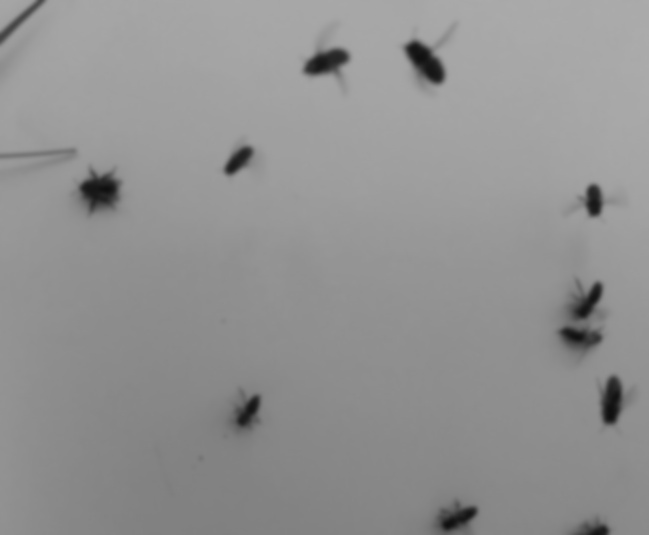
#> input picture inf250/assignment3/bie_threshold.jpg, 649 x 535 px
$ python threshold.py
#> lines starting #> are read from the running program, lines starting #| are printed output that depends on the picture; after the words box and inside, x2 and y2 are one past the last pixel; in counts of white or black regions, pixels touching at a corner belong together
# -*- coding: utf-8 -*-

"""
Skeleton for first part of the blob-detection coursework as part of INF250
at NMBU (Autumn 2017).
"""

__author__ = "Yngve Mardal Moe"
__email__ = "yngve.m.moe@gmail.com"

import numpy as np


def threshold(image, th=None):
    """Returns a binarised version of given image, thresholded at given value.

    Binarises the image using a global threshold `th`. Uses Otsu's method
    to find optimal thrshold value if the threshold variable is None. The
    returned image will be in the form of an 8-bit unsigned integer array
    with 255 as white and 0 as black.

    Arguments:
    -----------
    image : np.ndarray
        Image to binarise. If this image is a colour image then the last
        dimension will be the colour value (as RGB values).
    th : numeric
        Threshold value. Uses Otsu's method if this variable is None.

    Returns:
    --------
    binarised : np.ndarray(dtype=np.uint8)
        Image where all pixel values are either 0 or 255.
    """
    # Setup
    shape = np.shape(image)
    binarised = np.zeros((shape[0], shape[1]), dtype=np.uint8)

    if len(shape) == 3:
        image = image.mean(axis=2)
    elif len(shape) > 3:
        raise ValueError('Must be at 2D image')

    if th is None:
        th = otsu(image)

    #------------------------------START YOUR CODE-----------------------------#
    binarised[image > th] = 255

    # [6 lines of commented-out code are left out]

    return binarised


def histogram(image):
    """Returns the image histogram with 255 bins.
    """
    # Setup
    shape = np.shape(image)
    histogram = np.zeros(256)

    if len(shape) == 3:
        image = image.mean(axis=2)
    elif len(shape) > 3:
        raise ValueError('Must be at 2D image')

    # Start to make the histogram
    #------------------------------START YOUR CODE-----------------------------#
    #histogram, _ = np.histogram(image, bins=range(256).

    # Or, equivalently
    for pix in image.ravel():
        histogram[int(pix)] += 1
    #-------------------------------END YOUR CODE------------------------------#

    return histogram


def _between_var(histogram, th):
    """Compute the between class variance that's used in Otsu's method.

    Returns the between class variance used for Otsu thresholding at the
    given threshold value. Returns -1 if all pixels are below or above
    the threshold value.

    Arguments:
    ----------
    histogram : np.ndarray
        Image histogram, 1-D array.
    th : numeric
        Threshold value.

    Returns:
    --------
    between_var : float
        The variance between the foreground and background classes.
        If all pixels are in one of the classes, -1 is returned.
    """
    #------------------------------START YOUR CODE-----------------------------#
    no_pixels = histogram.sum()
    no_bg = histogram[:th].sum()
    no_fg = histogram[th:].sum()

    weight_bg = histogram[:th].sum()/no_pixels
    weight_fg = histogram[th:].sum()/no_pixels

    if weight_bg == 0 or weight_fg == 0:
        return -1

    mean_bg = histogram[:th].dot(np.arange(th))/no_bg
    mean_fg = histogram[th:].dot(np.arange(th, 256))/no_fg

    between_var = weight_bg*weight_fg*float(mean_bg - mean_fg)**2
    #-------------------------------END YOUR CODE------------------------------#

    return between_var


def otsu(image):
    """Finds the optimal thresholdvalue of given image using Otsu's method.

    Arguments:
    -----------
    image : numpy.ndarray(dtype=numpy.uint8)
        Image to find optimal threshold value for. Should be 8-bit.

    Returns:
    --------
    otsu : int
        Optimal threshold value.
    """
    hist = histogram(image)
    th = 0

    #------------------------------START YOUR CODE-----------------------------#
    best_var = 0
    for th_val in range(256):
        between_var = _between_var(hist, th_val)
        if between_var > best_var:
            best_var = between_var
            th = th_val

    if th == 0:
        raise Warning('All pixels has the same colour.')
    #-------------------------------END YOUR CODE------------------------------#

    return th


if __name__ == '__main__':
    import skimage.io as io
    import matplotlib.pyplot as plt

    image = io.imread('bie_threshold.jpg').mean(axis=2)
#> image: shape (535, 649) float64; min 15, max 172, mean 146.3

    # Compute histogram and threshold
    hist = histogram(image)
#> the loop in histogram, `for pix in image.ravel():` made 347215 passes
#> pix on passes 1 to 3: 165, 165, 166
#> after the loop in histogram, `for pix in image.ravel():`: histogram = 256 values, max 14721 at index 143, min 0 at index 0, mean 1356.3
#> hist has the same summary as histogram in histogram
    otsu_val = otsu(image)
#> the loop in histogram (call 2), `for pix in image.ravel():` made 347215 passes
#> in otsu, `hist = histogram(image)`: hist has the same summary as histogram in histogram
#> the loop in otsu, `for th_val in range(256):` made 256 passes
#> (no_bg in _between_var, no_fg in _between_var, weight_bg in _between_var, weight_fg in _between_var, mean_bg in _between_var, mean_fg in _between_var, between_var, best_var) on passes 17 to 28: (10, 347205, 2.88e-05, 1, 15, 146.3, 0.496, 0.496), (48, 347167, 0.000138, 1, 15.79, 146.3, 2.35, 2.35), (99, 347116, 0.000285, 1, 16.41, 146.3, 4.81, 4.81), (144, 347071, 0.000415, 1, 16.91, 146.3, 6.94, 6.94), (202, 347013, 0.000582, 0.999, 17.51, 146.3, 9.65, 9.65), (286, 346929, 0.000824, 0.999, 18.24, 146.4, 13.51, 13.51), (372, 346843, 0.00107, 0.999, 18.88, 146.4, 17.41, 17.41), (480, 346735, 0.00138, 0.999, 19.58, 146.4, 22.22, 22.22), (621, 346594, 0.00179, 0.998, 20.36, 146.5, 28.41, 28.41), (781, 346434, 0.00225, 0.998, 21.1, 146.6, 35.32, 35.32), (918, 346297, 0.00264, 0.997, 21.69, 146.6, 41.15, 41.15), (1057, 346158, 0.00304, 0.997, 22.25, 146.7, 46.97, 46.97)
#> (between_var, best_var) on passes 61 to 66: (152.4, 152.4), (154.1, 154.1), (155.9, 155.9), (157.5, 157.5), (158.9, 158.9), (160.5, 160.5)
#> after the loop in otsu, `for th_val in range(256):`: best_var = 191.9; th = 105
#> otsu_val = 105
    th_image = threshold(image)
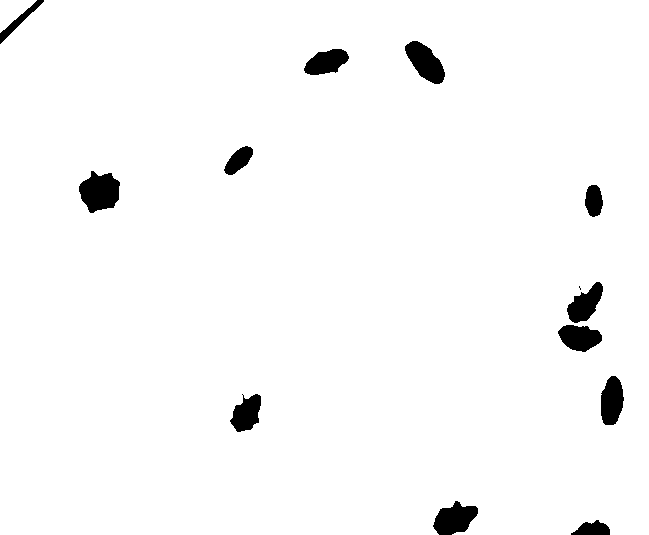
#> th_image: shape (535, 649); 97.4% white; 13 black regions (1 under 20 px), largest, box (x1, y1, x2, y2) and area: (79, 171, 120, 213) 1210, (405, 41, 445, 84) 1003, (433, 501, 478, 535) 997

    # Create figure and subplots
    fig = plt.figure(figsize=(12, 3))
    subs = [None]*3
    for i in range(3):
        subs[i] = fig.add_subplot(1, 3, i+1)
        subs[i].set_xticks([])
        subs[i].set_yticks([])

    # Display original image
    subs[0].imshow(image, cmap='gray')
    subs[0].set_title('Original image')

    # Display histogram with threshold value
    subs[1].plot(hist)
    min_y, max_y = subs[1].get_ylim()
    subs[1].plot([otsu_val, otsu_val], [min_y, max_y])
    subs[1].set_ylim(min_y, max_y)
    subs[1].set_xlim(0, 255)
    subs[1].set_xticks(list(range(0, 256, 32))+[255])
    subs[1].set_title('Histogram with optimal theshold value')

    # Display thresholded image
    subs[2].imshow(th_image, cmap='gray')
    subs[2].set_title('Thresholded image')

    plt.show()
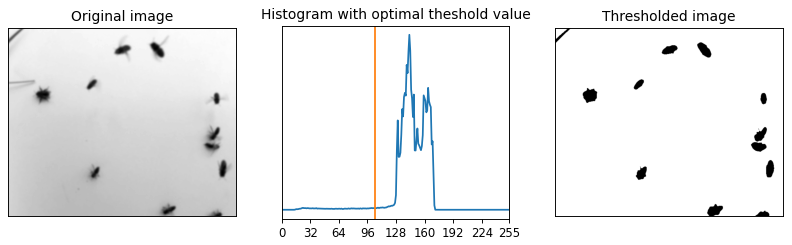
#> figure drawn by matplotlib, 3 panels
